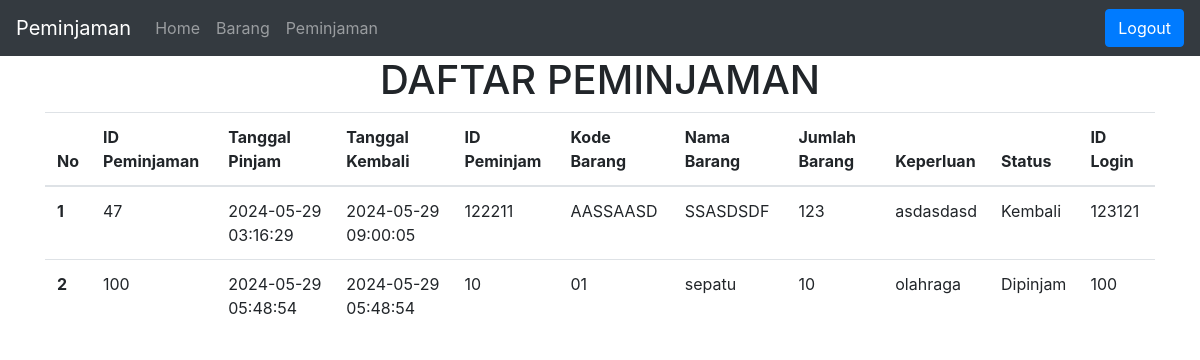
The page /kode/peminjamanuser.php (signed in) on the database its author committed.
### tables this page shows
CREATE TABLE `peminjaman` (
  `id_peminjaman` int(11) NOT NULL,
  `id_peminjam` int(11) NOT NULL,
  `id_barang` int(11) NOT NULL,
  `kode_brg` varchar(10) NOT NULL,
  `tgl_pinjam` datetime NOT NULL,
  `tgl_kembali` datetime NOT NULL,
  `jml_brg` int(11) NOT NULL,
  `keperluan` varchar(50) NOT NULL,
  `status` varchar(10) NOT NULL,
  `id_login` int(11) NOT NULL
);

CREATE TABLE `barang` (
  `id_barang` int(11) NOT NULL,
  `kode_barang` varchar(11) NOT NULL,
  `nama_barang` varchar(70) NOT NULL,
  `merk` varchar(25) NOT NULL,
  `jenis` varchar(25) NOT NULL,
  `jumlah` int(10) NOT NULL
);

### kode/database.php (called while the page is built, shortened)
<?php
$host = "localhost";
$user = "root";
$pass = "";
$dbname = "sas";
$koneksi = mysqli_connect($host, $user, $pass, $dbname) or die("Gagal terhubung dengan database " . mysqli_error($koneksi));
function tampildata($tablename)
{
    global $koneksi;
    $hasil = mysqli_query($koneksi, "SELECT peminjaman.id_peminjaman, peminjaman.tgl_pinjam, peminjaman.tgl_kembali, peminjaman.id_peminjam, barang.id_barang, barang.kode_barang, barang.nama_barang, peminjaman.jml_brg, peminjaman.keperluan, peminjaman.status, peminjaman.id_login FROM peminjaman INNER JOIN barang on peminjaman.id_barang = barang.id_barang ORDER BY id_peminjaman ASC");
    $rows = [];
    while ($row = mysqli_fetch_assoc($hasil)) {
        $rows[] = $row;
    }
    return $rows;
}
?>

### kode/peminjamanuser.php (the view, shortened to what this page needs)
<?php
require_once('database.php');
$data = tampildata('peminjaman');
$nomor = 0;
?>
<!doctype html>
<html lang="en">
<head>
  <link rel="stylesheet" href="https://cdn.jsdelivr.net/npm/bootstrap@4.6.2/dist/css/bootstrap.min.css"
>
</head>
<body>
  <?php
  if ($_SESSION['status'] <> "login") {
    header("location:login.php?msg=belum_login");
  } else {
    require('navbaruser.php');
  }
  ?>
  <div class="container">
    <center>
      <h1>DAFTAR PEMINJAMAN</h1>
    </center>
    <table class="table">
      <thead>
        <tr>
          <th scope="col">No</th>
          <th scope="col">ID Peminjaman</th>
          <th scope="col">Tanggal Pinjam</th>
          <th scope="col">Tanggal Kembali</th>
          <th scope="col">ID Peminjam</th>
          <th scope="col">Kode Barang</th>
          <th scope="col">Nama Barang</th>
          <th scope="col">Jumlah Barang</th>
          <th scope="col">Keperluan</th>
          <th scope="col">Status</th>
          <th scope="col">ID Login</th>
        </tr>
      </thead>
      <tbody>
        <?php foreach ($data as $item): ?>
          <?php $nomor++; ?>
          <tr>
            <th scope="row">
              <?php echo $nomor; ?>
            </th>
            <td>
              <?php echo $item['id_peminjaman']; ?>
            </td>
            <td>
              <?php echo $item['tgl_pinjam']; ?>
            </td>
            <td>
              <?php echo $item['tgl_kembali']; ?>
            </td>
            <td>
              <?php echo $item['id_peminjam']; ?>
            </td>
            <td>
              <?php echo $item['kode_barang']; ?>
            </td>
            <td>
              <?php echo $item['nama_barang']; ?>
            </td>
            <td>
              <?php echo $item['jml_brg']; ?>
            </td>
            <td>
              <?php echo $item['keperluan']; ?>
            </td>
            <td>
              <?php echo $item['status']; ?>
            </td>
            <td>
              <?php echo $item['id_login']; ?>
            </td>
          </tr>
        <?php endforeach ?>
      </tbody>
    </table>
  </div>
</body>
</html>

### rows shown on the page
peminjaman: id_peminjaman "47", tgl_pinjam "2024-05-29 03:16:29", tgl_kembali "2024-05-29 09:00:05", id_peminjam "122211", id_barang.kode_barang "AASSAASD", id_barang.nama_barang "SSASDSDF", jml_brg "123", keperluan "asdasdasd", status "Kembali", id_login "123121"
peminjaman: id_peminjaman "100", tgl_pinjam "2024-05-29 05:48:54", tgl_kembali "2024-05-29 05:48:54", id_peminjam "10", id_barang.kode_barang "01", id_barang.nama_barang "sepatu", jml_brg "10", keperluan "olahraga", status "Dipinjam", id_login "100"
